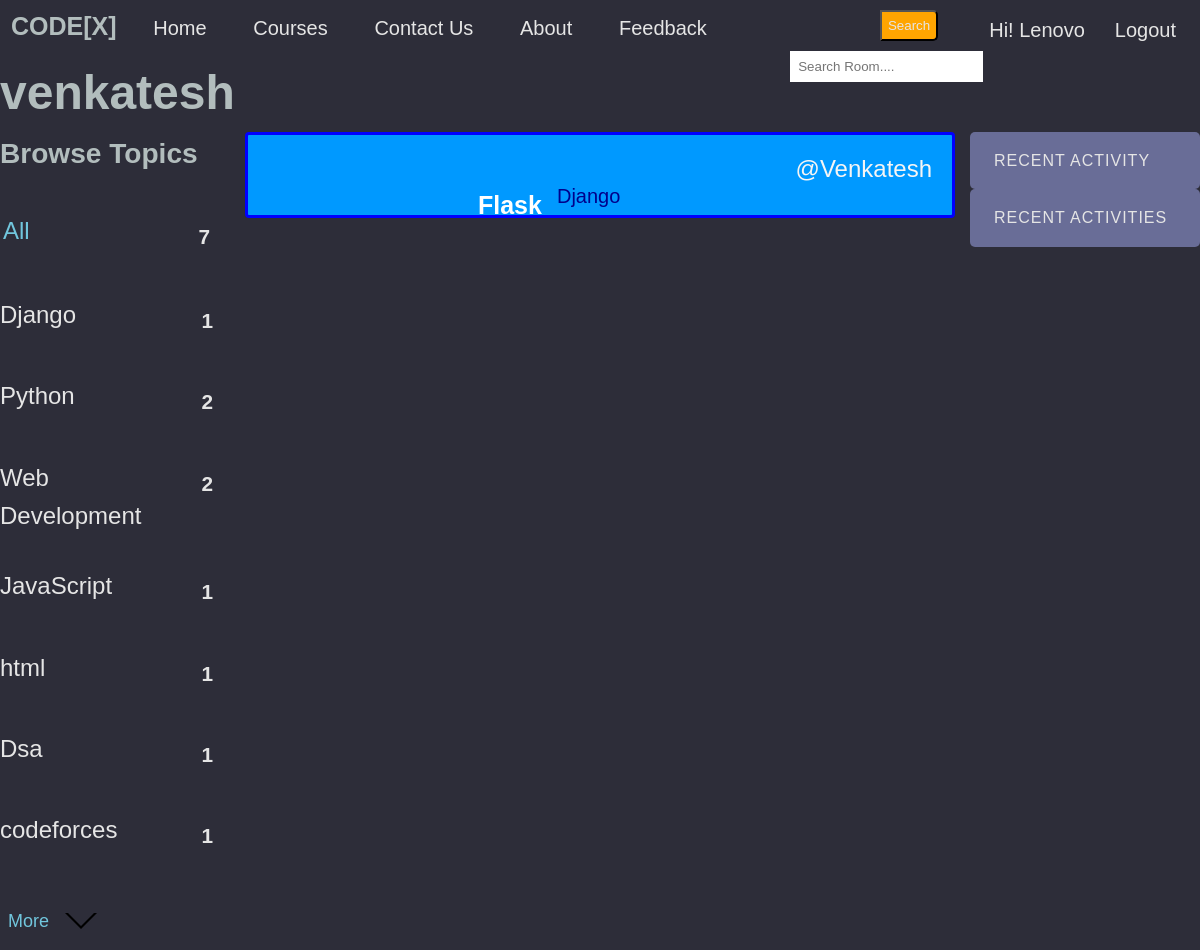
The app's page /profile/5 (signed in) with its own data.
### base/models.py (models this page shows, shortened)
class Topic(models.Model):
    name = models.CharField(max_length=200)

class Room(models.Model):
    host =  models.ForeignKey(User, on_delete=models.SET_NULL,null=True)
    topic = models.ForeignKey(Topic, on_delete=models.SET_NULL,null=True)
    name =  models.CharField(max_length= 200)
    description = models.TextField(null= True, blank= True)
    participants= models.ManyToManyField(User, related_name='participants', blank=True)
    updated= models.DateTimeField(auto_now= True)
    created= models.DateTimeField(auto_now_add=True)
    class Meta:
        ordering = ['-updated','-created']

### base/views.py (the view)
# urls.py: path('profile/<str:pk>',views.userProfile,name="user-profile"),
def userProfile(request, pk):
    user= User.objects.get(id=pk)
    rooms= user.room_set.all()
    room_message= user.message_set.all()
    topics= Topic.objects.all()
    context= {'user': user, 'rooms': rooms, 'room_message': room_message, 'topics': topics }
    return render(request, 'base/profile.html', context )

### base/templates/base/profile.html (shortened to what this page needs)
{% extends 'main.html' %}
{% block content %}
<h1>{{ user.username }}</h1>
<div class="profile-container">
    <div>
        {% include 'base/topics_component.html' %}
    </div>
    <div>
        {% include 'base/feed_component.html' %}
    </div>
    <div>
        {% include 'base/activity_component.html' %}
    </div>
</div>
{% endblock content %}

### templates/main.html (shortened to what this page needs)
<!DOCTYPE html>
{% load static %}
<html lang="en">
<head>
    <link rel="stylesheets" type="text/css" media="screen" href="{% static 'css/style.css' %}">
</head>
<body>
    <nav class="nav-bar">
        <ul>
            <label class="logo">CODE[X]</label>
            <li><a  href="/">Home</a></li>
            <li><a href="{% url 'course' %}">Courses</a></li>
            <li><a href="{% url 'contact' %}">Contact us</a></li>
            <li><a href="#">About</a></li>
            <li><a href="#">feedback</a></li>
        </ul>
        {% if request.user.is_authenticated %}
        <a class="logout" href="{% url 'logout' %}" >Logout</a>
        <p class="hello">Hi! {{request.user}}</p>
        {% else %}
        <a class="login" href="{% url 'login' %}"  >Login</a>
        {% endif %}
        <form method="GET" action="{% url 'home' %}">
            <button class="but">Search</button>
            <input class="search" type="text" name="q" placeholder="Search Room...."/>
        </form>
    </nav>
    {% block content %}
    {% endblock %}
</body>
</html>

### base/templates/base/topics_component.html (shortened to what this page needs)
<div class="topics-container">
    <div class="topics__header">
        <h3> Browse Topics </h3>
    </div>
    <ul class="topics__list">
        <li>
            <a href="{% url 'home' %}" class="active">All<span>{{topics.count}}</span></a>
        </li>
        {% for topic in topics %}
            <li>
                <a href="{% url 'home' %}?q={{topic.name}}">{{topic.name}}<span>{{topic.room_set.all.count}}</span></a>
            </li>
        {% endfor %}
    </ul>
    <a class="btn btn--link" href="{% url 'course' %}">More
        <svg version="1.1" xmlns="http://www.w3.org/2000/svg" width="32" height="32" viewBox="0 0 32 32">
            <title>chevron-down</title>
            <path d="M16 21l-13-13h-3l16 16 16-16h-3l-13 13z"></path>
        </svg>
    </a>
</div>

### base/templates/base/feed_component.html (shortened to what this page needs)
<div>
    {% for room in rooms %}
    <div class="feed-component">
        <a class="room-host" href="{% url 'user-profile' room.host.id %}">@{{room.host.username}}</a>
        <h5><a class="feed-room" href= "{% url 'room' room.id %}">{{room.name}}</a></h5>
        <small class="feed-topic-name" >{{room.topic.name}} </small>
    </div>
    {% endfor %}
</div>

### templates/main.html (style rules this page uses)
:root { --color-main: #71c6dd; --color-main-light: #e1f6fb; --color-dark: #3f4156; --color-dark-medium: #51546e; --color-dark-light: #696d97; --color-light: #e5e5e5; --color-gray: #8b8b8b; --color-light-gray: #b2bdbd; --color-bg: #2d2d39; --color-success: #5dd693; --color-error: #fc4b0b; }
* { padding: 0; margin: 0; text-decoration: none; list-style-type: none; box-sizing: border-box; font-family: 'Nunito', sans-serif }
body { color: var(--color-light-gray); background-color: var(--color-bg); line-height: 1.6; font-weight: 400; font-size: 1.5rem; min-height: 100vh; }
.nav-bar { background:#2d2d39; height: 55px; width: 100%; }
.logo { color:#b2bdbd ; font-size: 25px; line-height: 50px; padding: 0 10px; font-weight: bold; }
nav ul { float:left; margin:1px; }
nav ul li { display: inline-block; line-height:40px; margin: 0 14px; }
nav ul li a { color: #e5e5e5; font-size: 20px; padding: 4px 6px; border-radius: 3px; text-transform:capitalize; }
.search { float: right; margin-top: 10px; border: none; padding: 8px; }
button { float: right; margin-right: 45px; padding: 6px; margin-top: 10px; background: orange; color: #e5e5e5; border-radius: 0 5px 5px 0; cursor: pointer; }
.logout { float: right; color: #e5e5e5; font-size: 20px; padding: 4px 6px; border-radius: 3px; text-transform:capitalize; margin-top: 10px; margin-right: 18px; cursor: pointer; }
.hello { float: right; color: #e5e5e5; font-size: 20px; padding: 4px 6px; border-radius: 3px; text-transform:capitalize; margin-top: 10px; margin-right: 18px; }

### base/templates/base/profile.html (style rules this page uses)
.profile-container { display: grid; grid-template-columns: 1fr 3fr 1fr; }

### base/templates/base/topics_component.html (style rules this page uses)
:root { --color-main: #71c6dd; --color-main-light: #e1f6fb; --color-dark: #3f4156; --color-dark-medium: #51546e; --color-dark-light: #696d97; --color-light: #e5e5e5; --color-gray: #8b8b8b; --color-light-gray: #b2bdbd; --color-bg: #2d2d39; --color-success: #5dd693; --color-error: #fc4b0b; }
.topics-container { margin-right: 10px; }
.topics__header { margin-bottom: 2rem; }
.topics__list { list-style: none; }
.topics__list li a { display: flex; justify-content: space-between; margin-bottom: 2rem; font-weight: 500; color: var( --color-light); transition: all 0.3s ease-in-out; }
.topics__list li a.active, .topics__list li a:hover { color: var(--color-main); border-radius: 3px; padding: 3px 3px; }
.topics__list li a span { padding: 0.5rem 1rem; color: var( --color-light); border-radius: 3px; font-size: 1.3rem; font-weight: 700; letter-spacing: 1px; }
.btn { background-color: transparent; border: none; display: inline-flex; align-items: center; gap: 1rem; cursor: pointer; transition: all ease-in-out 0.3s; border-radius: 3px; box-shadow: 1px 1px 3px 1px rgba(0, 0, 0, 0.15); padding:8px 10px; font-size: 18px; margin-top: 10px; margin-bottom: 10px; margin-left: 5px; }
.btn--link { border-radius: 3px; padding: 3px; color: var(--color-main); box-shadow: none; }

### base/templates/base/feed_component.html (style rules this page uses)
.feed-component { margin-left: 5px; margin-right: 5px; margin-bottom: 5px; display: block; padding: 40px 20px; position: relative; background: #0099FF; border: 3px solid blue; border-radius: 4px; }
.room-host { float: right; text-transform: capitalize; margin-top: -25px; color: whitesmoke; }
.feed-room { float: inline-start; margin-left: 200px; color: #fff; font-size: 25px; text-transform: capitalize; padding: 10px; border-radius: 3px; }
.feed-topic-name { float: left; color: darkblue; padding: 5px; font-size: 20px; }

### base/templates/base/activity_component.html (style rules this page uses)
:root { --color-main: #71c6dd; --color-main-light: #e1f6fb; --color-dark: #3f4156; --color-dark-medium: #51546e; --color-dark-light: #696d97; --color-light: #e5e5e5; --color-gray: #8b8b8b; --color-light-gray: #b2bdbd; --color-bg: #2d2d39; --color-success: #5dd693; --color-error: #fc4b0b; }

### records on screen
Topic: name "Django", room_set.all.count "1"
Topic: name "Python", room_set.all.count "2"
Topic: name "Web Development", room_set.all.count "2"
Topic: name "JavaScript", room_set.all.count "1"
Topic: name "html", room_set.all.count "1"
Topic: name "Dsa", room_set.all.count "1"
Topic: name "codeforces", room_set.all.count "1"
Room: host.username "Venkatesh", name "Flask", topic.name "Django"

### other values on screen
{{ request.user }} "Lenovo"
{{ user.username }} "venkatesh"
{{ topics.count }} "7"
